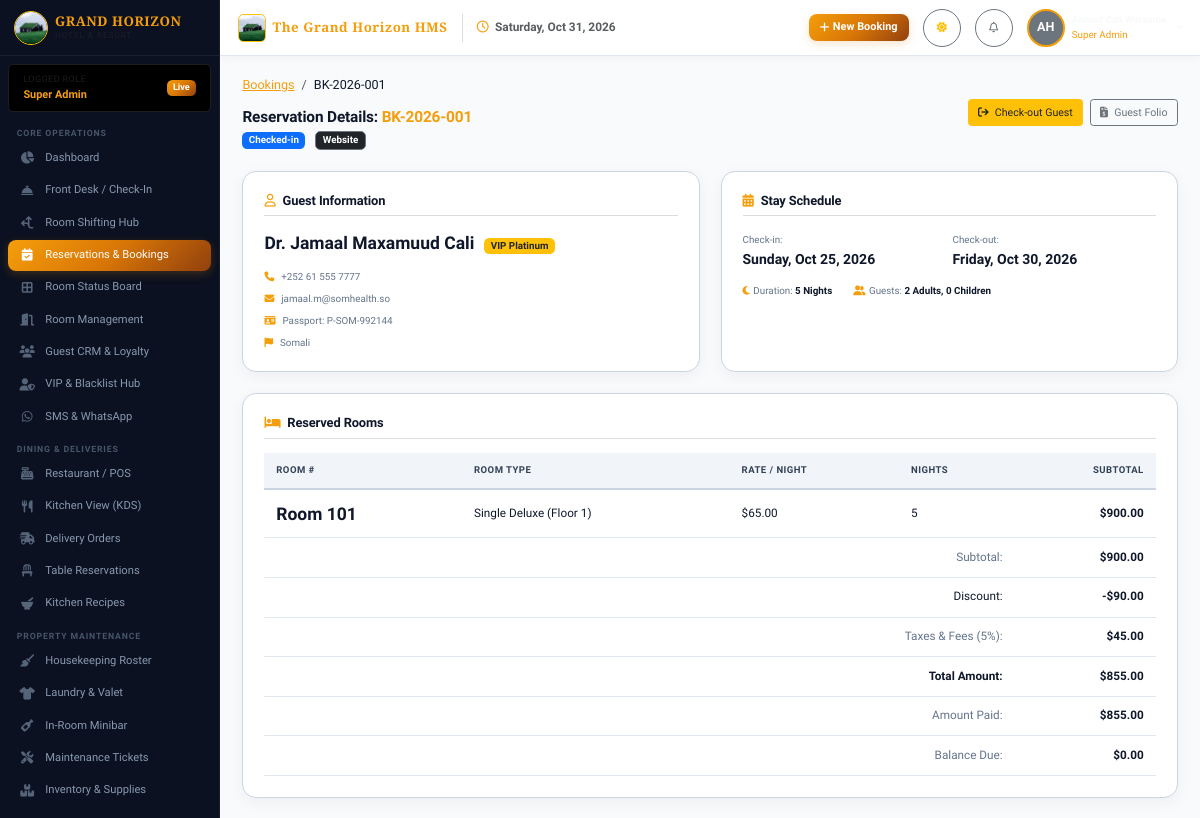
Page /bookings/1 (signed in) on the earlier database version.
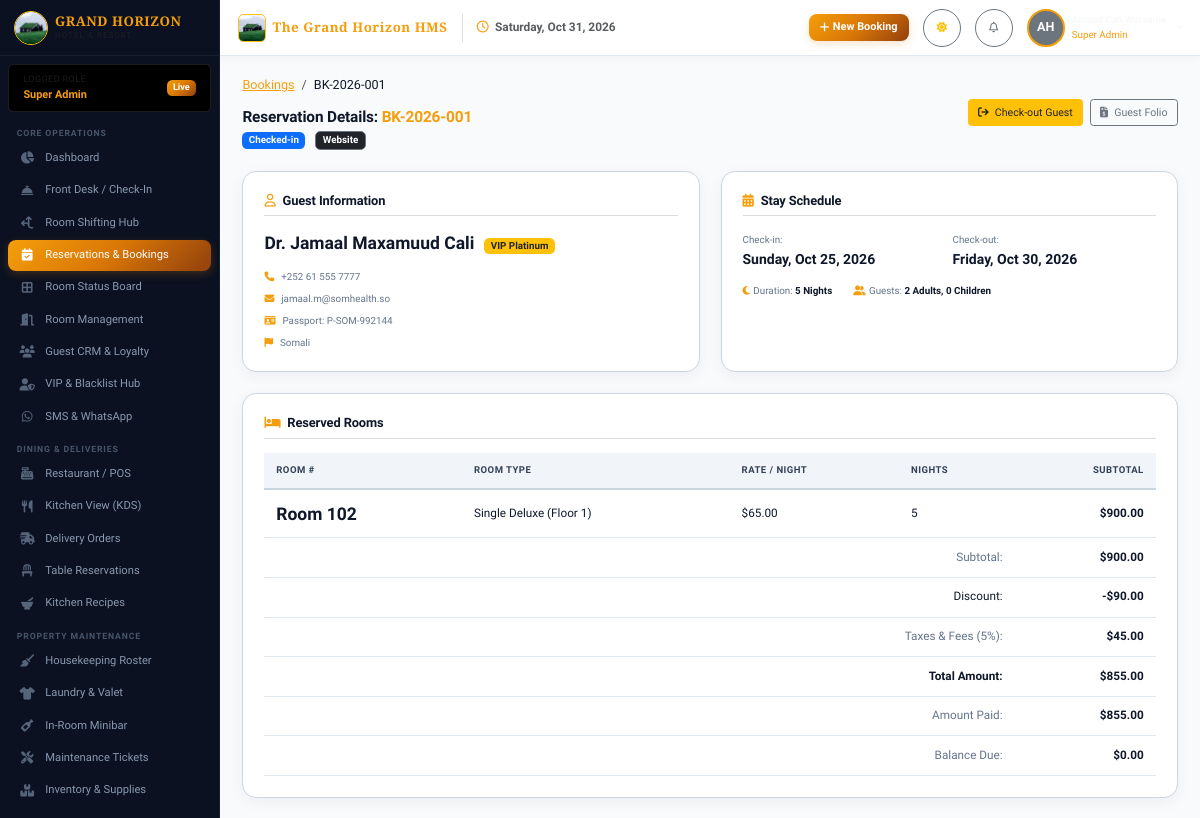
Same page on the later database version.
### app/models/booking.py (models this page shows)
class BookingRoom(db.Model):
    __tablename__ = 'booking_rooms'
    id = db.Column(db.Integer, primary_key=True)
    booking_id = db.Column(db.Integer, db.ForeignKey('bookings.id', ondelete='CASCADE'), nullable=False)
    room_id = db.Column(db.Integer, db.ForeignKey('rooms.id'), nullable=False)
    price_per_night = db.Column(db.Float, nullable=False)
    nights = db.Column(db.Integer, default=1)
    subtotal = db.Column(db.Float, nullable=False)
    booking = db.relationship('Booking', back_populates='booking_rooms')
    room = db.relationship('Room', back_populates='booking_rooms')

### app/models/room.py (models this page shows, shortened)
class Room(db.Model):
    __tablename__ = 'rooms'
    id = db.Column(db.Integer, primary_key=True)
    room_number = db.Column(db.String(20), unique=True, nullable=False)
    floor = db.Column(db.Integer, nullable=False, default=1)
    room_type_id = db.Column(db.Integer, db.ForeignKey('room_types.id'), nullable=False)
    status = db.Column(db.String(30), default='Available')
    clean_status = db.Column(db.String(30), default='Clean')
    key_card_code = db.Column(db.String(50), nullable=True)
    is_smoking = db.Column(db.Boolean, default=False)
    image = db.Column(db.String(255), nullable=True)
    notes = db.Column(db.Text, nullable=True)
    created_at = db.Column(db.DateTime, default=datetime.utcnow)
    updated_at = db.Column(db.DateTime, default=datetime.utcnow, onupdate=datetime.utcnow)
    room_type = db.relationship('RoomType', back_populates='rooms')
    booking_rooms = db.relationship('BookingRoom', back_populates='room', lazy=True)
    housekeeping_tasks = db.relationship('HousekeepingTask', back_populates='room', lazy=True)
    maintenance_tickets = db.relationship('MaintenanceTicket', back_populates='room', lazy=True)

class RoomType(db.Model):
    __tablename__ = 'room_types'
    id = db.Column(db.Integer, primary_key=True)
    name = db.Column(db.String(60), unique=True, nullable=False)
    slug = db.Column(db.String(60), unique=True, nullable=False)
    description = db.Column(db.Text, nullable=True)
    base_price = db.Column(db.Float, nullable=False)
    weekend_price = db.Column(db.Float, nullable=False)
    capacity_adults = db.Column(db.Integer, default=2)
    capacity_children = db.Column(db.Integer, default=1)
    bed_type = db.Column(db.String(50), default='1 King Bed')
    size_sqm = db.Column(db.Integer, default=35)
    primary_image = db.Column(db.String(255), nullable=True)
    is_active = db.Column(db.Boolean, default=True)
    created_at = db.Column(db.DateTime, default=datetime.utcnow)
    rooms = db.relationship('Room', back_populates='room_type', lazy=True)
    amenities = db.relationship('Amenity', secondary='room_amenities', back_populates='room_types')
    images = db.relationship('RoomImage', back_populates='room_type', cascade='all, delete-orphan')

### app/routes/bookings.py (the view)
@bookings_bp.route('/<int:booking_id>')
@login_required
def show(booking_id):
    booking = Booking.query.get_or_404(booking_id)
    invoice = Invoice.query.filter_by(booking_id=booking.id).first()
    return render_template('bookings/show.html', booking=booking, invoice=invoice)

### app/models/booking.py (called while the page is built)
    @property
    def nights_count(self):
        if self.check_in_date and self.check_out_date:
            delta = (self.check_out_date - self.check_in_date).days
            return max(delta, 1)
        return 1

    @property
    def balance_due(self):
        return max(self.total_amount - self.paid_amount, 0.0)

    @property
    def status_badge(self):
        badges = {
            'Confirmed': 'badge bg-success',
            'Checked-in': 'badge bg-primary',
            'Checked-out': 'badge bg-secondary',
            'Pending': 'badge bg-warning text-dark',
            'Cancelled': 'badge bg-danger',
            'No-show': 'badge bg-dark'
        }
        return badges.get(self.status, 'badge bg-info')

### app/models/guest.py (called while the page is built)
    @property
    def full_name(self):
        return f"{self.first_name} {self.last_name}"

### app/models/misc.py (called while the page is built)
    @classmethod
    def get_value(cls, key, default=None):
        setting = cls.query.filter_by(setting_key=key).first()
        return setting.setting_value if setting else default

### app/models/user.py (called while the page is built)
@login_manager.user_loader
def load_user(user_id):
    return User.query.get(int(user_id))

### app/templates/bookings/show.html (shortened to what the changed rows need)
{% extends "base.html" %}
{% block content %}
<div class="d-flex justify-content-between align-items-center mb-4">
    <div>
        <h2 class="h3 fw-bold mb-1">Reservation Details: <span class="text-gold">{{ booking.booking_reference }}</span></h2>
    </div>
</div>
<div class="row g-4">
    <div class="col-12">
        <div class="card-luxury p-4">
            <div class="table-responsive">
                <table class="table-luxury">
                    <thead>
                        <tr>
                            <th>Room #</th>
                            <th>Room Type</th>
                            <th>Rate / Night</th>
                            <th>Nights</th>
                            <th class="text-end">Subtotal</th>
                        </tr>
                    </thead>
                    <tbody>
                        {% for br in booking.booking_rooms %}
                        <tr>
                            <td class="fw-bold text-gold fs-5">Room {{ br.room.room_number }}</td>
                            <td>{{ br.room.room_type.name }} (Floor {{ br.room.floor }})</td>
                            <td>${{ "{:,.2f}".format(br.price_per_night) }}</td>
                            <td>{{ br.nights }}</td>
                            <td class="text-end fw-bold">${{ "{:,.2f}".format(br.subtotal) }}</td>
                        </tr>
                        {% endfor %}
                    </tbody>
                </table>
            </div>
        </div>
    </div>
</div>
{% endblock %}

Differences in the rows shown:
changed BookingRoom "Single Deluxe": room.room_number "101" → "102"
